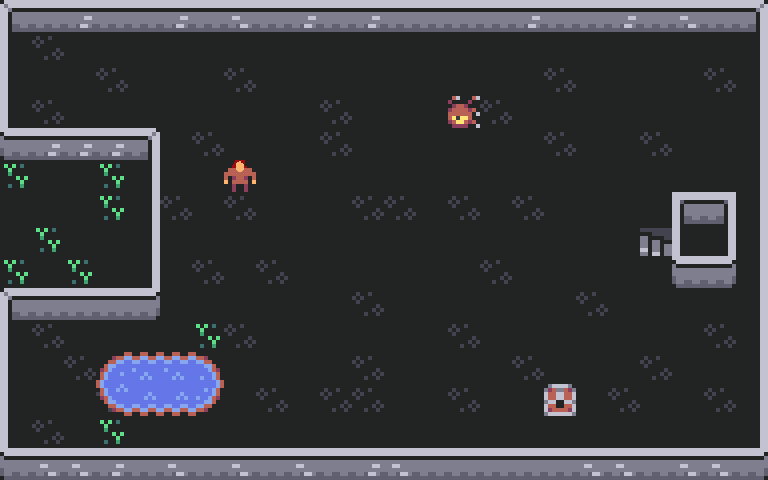

This game map was drawn from its Tiled (.tmx) file and the tilesets committed beside it. A one-line description and the full map source follow:
An orthogonal 24x15 tile map with 32x32 px tiles, 2 tile layers (Tile Layer 2, Tile Layer 2).

<map version="1.5" tiledversion="1.7.2" orientation="orthogonal" renderorder="right-down" width="24" height="15" tilewidth="32" tileheight="32" infinite="0" nextlayerid="4" nextobjectid="1">
 <tileset firstgid="1" name="Basic" tilewidth="32" tileheight="32" spacing="4" tilecount="140" columns="14">
  <image source="../colored_tilemap.png" width="500" height="356" />
 </tileset>
 <layer id="2" name="Tile Layer 2" width="24" height="15">
  <data encoding="csv">
1,2,60,2,2,60,2,59,2,60,2,60,2,2,2,2,60,2,2,60,2,59,2,4,
15,61,16,16,16,16,16,16,16,16,16,16,16,16,16,16,16,16,16,16,16,16,16,18,
15,16,16,61,16,16,16,61,16,16,16,16,16,16,16,16,16,61,16,16,16,16,61,18,
15,61,16,16,16,16,16,16,16,16,61,16,16,16,16,61,16,16,16,16,16,16,16,18,
29,60,60,60,4,16,61,16,16,16,61,16,16,16,16,16,16,61,16,16,61,16,16,18,
62,16,16,62,18,16,16,16,16,16,16,16,16,16,16,16,16,16,16,16,16,16,16,18,
16,16,16,62,18,61,16,61,16,16,16,61,61,16,61,16,61,16,16,16,16,16,16,18,
16,62,16,16,18,16,16,16,16,16,16,16,16,16,16,16,16,16,16,16,61,16,16,18,
62,16,62,16,18,16,61,16,61,16,16,16,16,16,16,61,16,16,16,16,16,16,16,18,
1,2,2,2,32,16,16,16,16,16,16,61,16,16,16,16,16,16,61,16,16,16,16,18,
15,61,16,16,16,16,16,61,16,16,16,16,16,16,61,16,16,16,16,16,16,16,61,18,
15,16,61,16,16,16,16,16,16,16,16,61,16,16,16,16,61,16,16,16,61,16,16,18,
15,16,16,61,16,61,16,16,61,16,61,61,16,16,61,16,16,16,16,61,16,16,61,18,
15,61,16,16,16,16,16,16,16,16,16,16,16,16,16,16,16,16,16,16,16,16,16,18,
29,59,59,60,2,59,2,59,2,59,2,60,59,2,2,2,2,2,59,59,2,59,59,32
</data>
 </layer>
 <layer id="3" name="Tile Layer 2" width="24" height="15">
  <data encoding="csv">
0,0,0,0,0,0,0,0,0,0,0,0,0,0,0,0,0,0,0,0,0,0,0,0,
0,0,0,0,0,0,0,0,0,0,0,0,0,0,0,0,0,0,0,0,0,0,0,0,
0,0,0,0,0,0,0,0,0,0,0,0,0,0,0,0,0,0,0,0,0,0,0,0,
0,0,0,0,0,0,0,0,0,0,0,0,0,0,14,0,0,0,0,0,0,0,0,0,
0,0,0,0,0,0,0,0,0,0,0,0,0,0,0,0,0,0,0,0,0,0,0,0,
0,0,0,0,0,0,0,5,0,0,0,0,0,0,0,0,0,0,0,0,0,0,0,0,
0,0,0,0,0,0,0,0,0,0,0,0,0,0,0,0,0,0,0,0,0,57,58,0,
0,0,0,0,0,0,0,0,0,0,0,0,0,0,0,0,0,0,0,0,47,15,18,0,
0,0,0,0,0,0,0,0,0,0,0,0,0,0,0,0,0,0,0,0,0,29,32,0,
0,0,0,0,0,0,0,0,0,0,0,0,0,0,0,0,0,0,0,0,0,0,0,0,
0,0,0,0,0,0,62,0,0,0,0,0,0,0,0,0,0,0,0,0,0,0,0,0,
0,0,0,110,111,111,112,0,0,0,0,0,0,0,0,0,0,0,0,0,0,0,0,0,
0,0,0,138,139,139,140,0,0,0,0,0,0,0,0,0,0,52,0,0,0,0,0,0,
0,0,0,62,0,0,0,0,0,0,0,0,0,0,0,0,0,0,0,0,0,0,0,0,
0,0,0,0,0,0,0,0,0,0,0,0,0,0,0,0,0,0,0,0,0,0,0,0
</data>
 </layer>
</map>